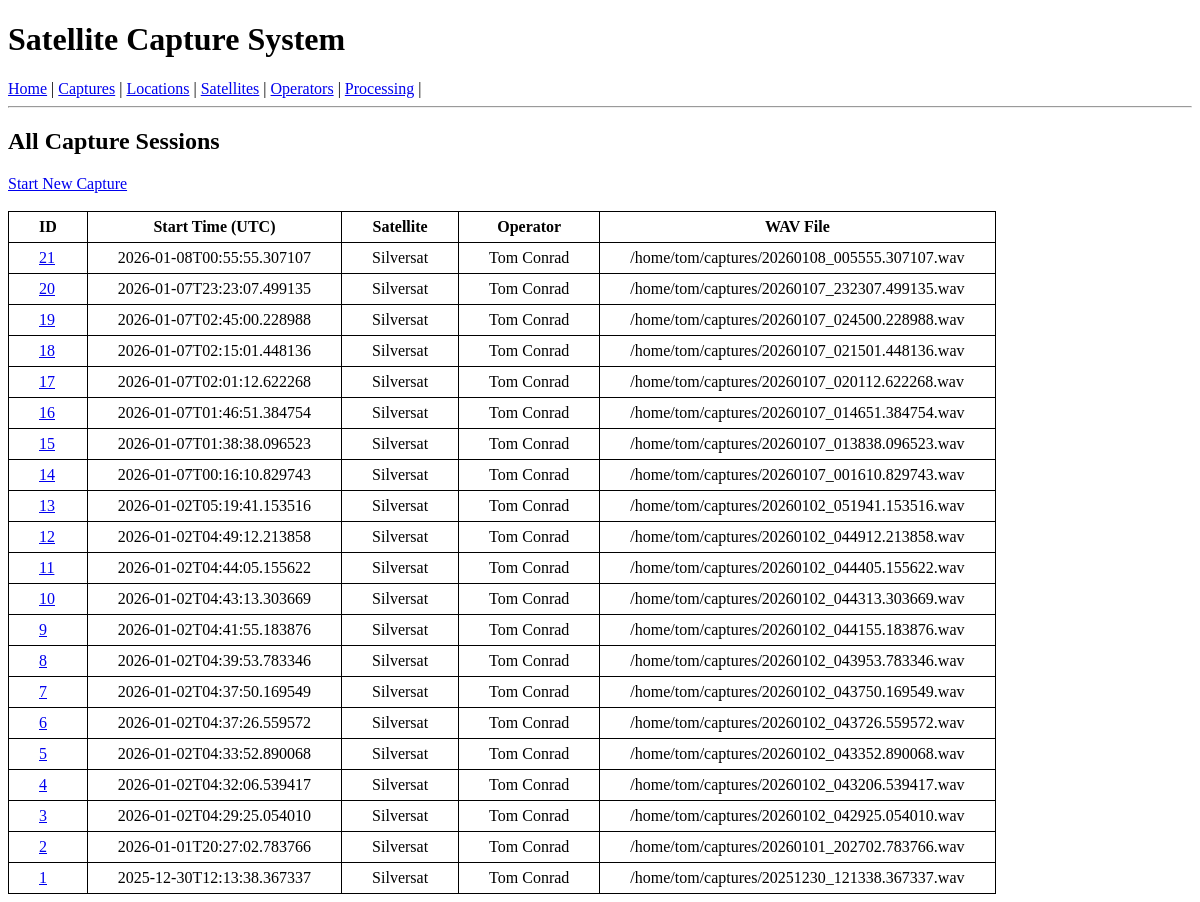
The app's page /captures/, older data.
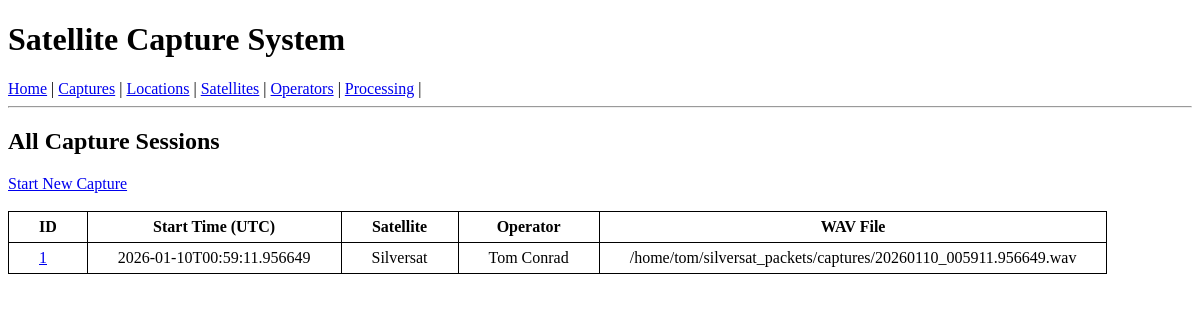
The same page, newer data.
### tables this page shows
CREATE TABLE "capture_session" (
	"id"	INTEGER,
	"satellite_id"	INTEGER NOT NULL,
	"operator_id"	INTEGER NOT NULL,
	"start_time_utc"	TEXT NOT NULL,
	"center_freq_hz"	REAL NOT NULL,
	"tle_line1"	TEXT NOT NULL,
	"tle_line2"	TEXT NOT NULL,
	"wav_path"	TEXT NOT NULL,
	"notes"	TEXT,
	"observer_timezone"	TEXT,
	"location_id"	INTEGER,
	"output_path"	TEXT NOT NULL DEFAULT '/home/pi/captures',
	"created_at"	TEXT NOT NULL DEFAULT (datetime('now')),
	PRIMARY KEY("id"),
	FOREIGN KEY("location_id") REFERENCES "location"("id"),
	FOREIGN KEY("operator_id") REFERENCES "operator"("id"),
	FOREIGN KEY("satellite_id") REFERENCES "satellite"("id")
);

CREATE TABLE satellite (
    id                  INTEGER PRIMARY KEY,
    name                TEXT NOT NULL,
    catalog_number      INTEGER NOT NULL UNIQUE,
    nominal_freq_hz     REAL NOT NULL,
    notes               TEXT
);

CREATE TABLE operator (
    id              INTEGER PRIMARY KEY,
    name            TEXT NOT NULL UNIQUE
);

### blueprints/captures.py (the view)
@bp.route("/")
def index():
    db = get_db()
    captures = db.execute("""SELECT capture_session.id, capture_session.start_time_utc,
        satellite.name AS satellite_name, operator.name AS operator_name, capture_session.wav_path
        FROM (capture_session
        INNER JOIN satellite ON capture_session.satellite_id = satellite.id
        INNER JOIN operator ON capture_session.operator_id = operator.id ) ORDER BY capture_session.id DESC""").fetchall()
    return render_template("captures/list.html", captures=captures)

### db.py (called while the page is built)
def get_db():
    if "db" not in g:
        g.db = sqlite3.connect(
            current_app.config["DATABASE"],
            detect_types=sqlite3.PARSE_DECLTYPES
        )
        g.db.row_factory = sqlite3.Row
    return g.db

### templates/captures/list.html
{% extends "base.html" %}
{% block content %}
<h2>All Capture Sessions</h2>
 <a href="{{ url_for('captures.new') }}">Start New Capture</a><br><br>
<table border="1" cellpadding="6">
    <tr>
        <th>ID</th>
        <th>Start Time (UTC)</th>
        <th>Satellite</th>
        <th>Operator</th>
        <th>WAV File</th>
    </tr>
    {% for c in captures %}
    <tr>
        <td><a href="/captures/{{ c.id }}">{{ c.id }}</a></td>
        <td>{{ c.start_time_utc }}</td>
        <td>{{ c.satellite_name }}</td>
        <td>{{ c.operator_name }}</td>
        <td>{{ c.wav_path }}</td>
    </tr>
    {% endfor %}
</table>
{% endblock %}

### templates/base.html (shortened to what this page needs)
<!DOCTYPE html>
<html>
<head>
</head>
<body>
    <h1>Satellite Capture System</h1>
    <nav>
        <a href="/">Home</a> |
        <a href="/captures/">Captures</a> |
        <a href="{{ url_for('locations.index') }}">Locations</a> |
        <a href="/satellites/">Satellites</a> |
        <a href="/operators/">Operators</a> |
        <a href="/processing/">Processing</a> |
    </nav>
    <hr>
    {% block content %}{% endblock %}
</body>
</html>

### templates/base.html (style rules this page uses)
table { border-spacing: 30px; }
table, td, th { border: 1px solid black; border-collapse: collapse; }
td, th { padding-left: 30px; padding-right: 30px; }

Row changes from the older to the newer data that the page shows:
removed capture_session: id "21", start_time_utc "2026-01-08T00:55:55.307107", satellite_name "Silversat", operator_name "Tom Conrad", wav_path "/home/tom/captures/20260108_005555.307107.wav"
removed capture_session: id "20", start_time_utc "2026-01-07T23:23:07.499135", satellite_name "Silversat", operator_name "Tom Conrad", wav_path "/home/tom/captures/20260107_232307.499135.wav"
removed capture_session: id "19", start_time_utc "2026-01-07T02:45:00.228988", satellite_name "Silversat", operator_name "Tom Conrad", wav_path "/home/tom/captures/20260107_024500.228988.wav"
removed capture_session: id "18", start_time_utc "2026-01-07T02:15:01.448136", satellite_name "Silversat", operator_name "Tom Conrad", wav_path "/home/tom/captures/20260107_021501.448136.wav"
removed capture_session: id "17", start_time_utc "2026-01-07T02:01:12.622268", satellite_name "Silversat", operator_name "Tom Conrad", wav_path "/home/tom/captures/20260107_020112.622268.wav"
removed capture_session: id "16", start_time_utc "2026-01-07T01:46:51.384754", satellite_name "Silversat", operator_name "Tom Conrad", wav_path "/home/tom/captures/20260107_014651.384754.wav"
removed capture_session: id "15", start_time_utc "2026-01-07T01:38:38.096523", satellite_name "Silversat", operator_name "Tom Conrad", wav_path "/home/tom/captures/20260107_013838.096523.wav"
removed capture_session: id "14", start_time_utc "2026-01-07T00:16:10.829743", satellite_name "Silversat", operator_name "Tom Conrad", wav_path "/home/tom/captures/20260107_001610.829743.wav"
removed capture_session: id "13", start_time_utc "2026-01-02T05:19:41.153516", satellite_name "Silversat", operator_name "Tom Conrad", wav_path "/home/tom/captures/20260102_051941.153516.wav"
removed capture_session: id "12", start_time_utc "2026-01-02T04:49:12.213858", satellite_name "Silversat", operator_name "Tom Conrad", wav_path "/home/tom/captures/20260102_044912.213858.wav"
removed capture_session: id "11", start_time_utc "2026-01-02T04:44:05.155622", satellite_name "Silversat", operator_name "Tom Conrad", wav_path "/home/tom/captures/20260102_044405.155622.wav"
removed capture_session: id "10", start_time_utc "2026-01-02T04:43:13.303669", satellite_name "Silversat", operator_name "Tom Conrad", wav_path "/home/tom/captures/20260102_044313.303669.wav"
removed capture_session: id "9", start_time_utc "2026-01-02T04:41:55.183876", satellite_name "Silversat", operator_name "Tom Conrad", wav_path "/home/tom/captures/20260102_044155.183876.wav"
removed capture_session: id "8", start_time_utc "2026-01-02T04:39:53.783346", satellite_name "Silversat", operator_name "Tom Conrad", wav_path "/home/tom/captures/20260102_043953.783346.wav"
removed capture_session: id "7", start_time_utc "2026-01-02T04:37:50.169549", satellite_name "Silversat", operator_name "Tom Conrad", wav_path "/home/tom/captures/20260102_043750.169549.wav"
removed capture_session: id "6", start_time_utc "2026-01-02T04:37:26.559572", satellite_name "Silversat", operator_name "Tom Conrad", wav_path "/home/tom/captures/20260102_043726.559572.wav"
removed capture_session: id "5", start_time_utc "2026-01-02T04:33:52.890068", satellite_name "Silversat", operator_name "Tom Conrad", wav_path "/home/tom/captures/20260102_043352.890068.wav"
removed capture_session: id "4", start_time_utc "2026-01-02T04:32:06.539417", satellite_name "Silversat", operator_name "Tom Conrad", wav_path "/home/tom/captures/20260102_043206.539417.wav"
removed capture_session: id "3", start_time_utc "2026-01-02T04:29:25.054010", satellite_name "Silversat", operator_name "Tom Conrad", wav_path "/home/tom/captures/20260102_042925.054010.wav"
removed capture_session: id "2", start_time_utc "2026-01-01T20:27:02.783766", satellite_name "Silversat", operator_name "Tom Conrad", wav_path "/home/tom/captures/20260101_202702.783766.wav"
changed capture_session "Silversat": start_time_utc "2025-12-30T12:13:38.367337" → "2026-01-10T00:59:11.956649"; wav_path "/home/tom/captures/20251230_121338.367337.wav" → "/home/tom/silversat_packets/captures/20260110_005911.956649.wav"
